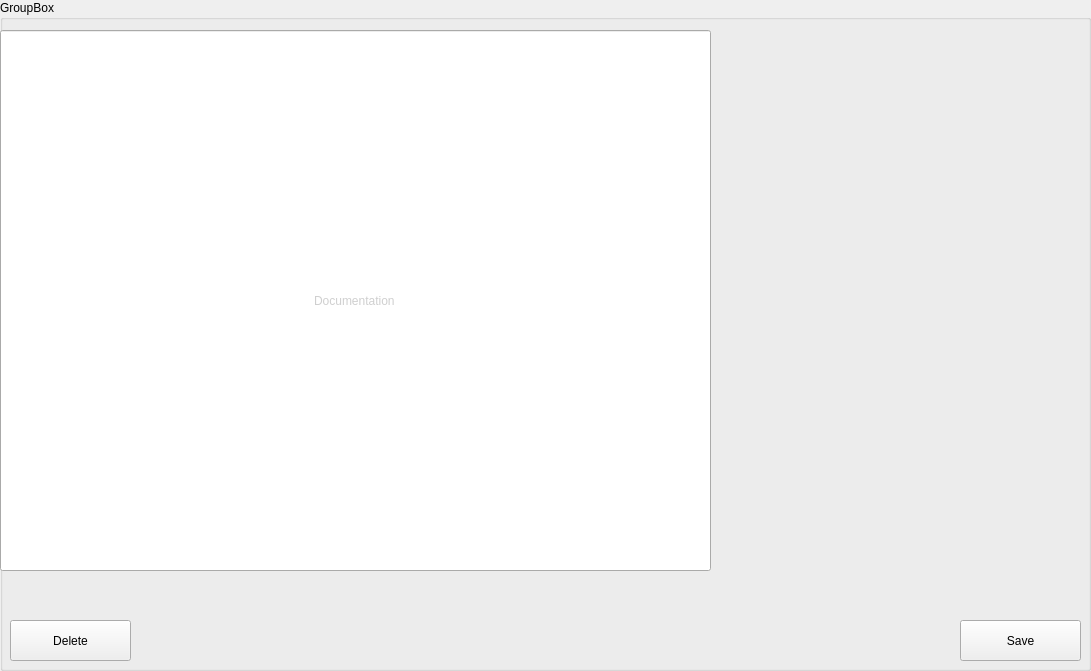
    <widget class="QGroupBox" name="groupBox_3">
     <property name="geometry">
      <rect>
       <x>440</x>
       <y>60</y>
       <width>1091</width>
       <height>671</height>
      </rect>
     </property>
     <property name="title">
      <string>GroupBox</string>
     </property>
     <widget class="QLineEdit" name="lineEdit_12">
      <property name="geometry">
       <rect>
        <x>0</x>
        <y>30</y>
        <width>711</width>
        <height>541</height>
       </rect>
      </property>
      <property name="palette">
       <palette>
        <active>
         <colorrole role="WindowText">
          <brush brushstyle="SolidPattern">
           <color alpha="255">
            <red>0</red>
            <green>0</green>
            <blue>0</blue>
           </color>
          </brush>
         </colorrole>
         <colorrole role="Button">
          <brush brushstyle="SolidPattern">
           <color alpha="255">
            <red>238</red>
            <green>238</green>
            <blue>236</blue>
           </color>
          </brush>
         </colorrole>
         <colorrole role="Light">
          <brush brushstyle="SolidPattern">
           <color alpha="255">
            <red>255</red>
            <green>255</green>
            <blue>255</blue>
           </color>
          </brush>
         </colorrole>
         <colorrole role="Midlight">
          <brush brushstyle="SolidPattern">
           <color alpha="255">
            <red>246</red>
            <green>246</green>
            <blue>245</blue>
           </color>
          </brush>
         </colorrole>
         <colorrole role="Dark">
          <brush brushstyle="SolidPattern">
           <color alpha="255">
            <red>119</red>
            <green>119</green>
            <blue>118</blue>
           </color>
          </brush>
         </colorrole>
         <colorrole role="Mid">
          <brush brushstyle="SolidPattern">
           <color alpha="255">
            <red>159</red>
            <green>159</green>
            <blue>157</blue>
           </color>
          </brush>
         </colorrole>
         <colorrole role="Text">
          <brush brushstyle="SolidPattern">
           <color alpha="255">
            <red>207</red>
            <green>207</green>
            <blue>207</blue>
           </color>
          </brush>
         </colorrole>
         <colorrole role="BrightText">
          <brush brushstyle="SolidPattern">
           <color alpha="255">
            <red>255</red>
            <green>255</green>
            <blue>255</blue>
           </color>
          </brush>
         </colorrole>
         <colorrole role="ButtonText">
          <brush brushstyle="SolidPattern">
           <color alpha="255">
            <red>0</red>
            <green>0</green>
            <blue>0</blue>
           </color>
          </brush>
         </colorrole>
         <colorrole role="Base">
          <brush brushstyle="SolidPattern">
           <color alpha="255">
            <red>255</red>
            <green>255</green>
            <blue>255</blue>
           </color>
          </brush>
         </colorrole>
         <colorrole role="Window">
          <brush brushstyle="SolidPattern">
           <color alpha="255">
            <red>238</red>
            <green>238</green>
            <blue>236</blue>
           </color>
          </brush>
         </colorrole>
         <colorrole role="Shadow">
          <brush brushstyle="SolidPattern">
           <color alpha="255">
            <red>0</red>
            <green>0</green>
            <blue>0</blue>
           </color>
          </brush>
         </colorrole>
         <colorrole role="AlternateBase">
          <brush brushstyle="SolidPattern">
           <color alpha="255">
            <red>246</red>
            <green>246</green>
            <blue>245</blue>
           </color>
          </brush>
         </colorrole>
         <colorrole role="ToolTipBase">
          <brush brushstyle="SolidPattern">
           <color alpha="255">
            <red>255</red>
            <green>255</green>
            <blue>220</blue>
           </color>
          </brush>
         </colorrole>
         <colorrole role="ToolTipText">
          <brush brushstyle="SolidPattern">
           <color alpha="255">
            <red>0</red>
            <green>0</green>
            <blue>0</blue>
           </color>
          </brush>
         </colorrole>
        </active>
        <inactive>
         <colorrole role="WindowText">
          <brush brushstyle="SolidPattern">
           <color alpha="255">
            <red>0</red>
            <green>0</green>
            <blue>0</blue>
           </color>
          </brush>
         </colorrole>
         <colorrole role="Button">
          <brush brushstyle="SolidPattern">
           <color alpha="255">
            <red>238</red>
            <green>238</green>
            <blue>236</blue>
           </color>
          </brush>
         </colorrole>
         <colorrole role="Light">
          <brush brushstyle="SolidPattern">
           <color alpha="255">
            <red>255</red>
            <green>255</green>
            <blue>255</blue>
           </color>
          </brush>
         </colorrole>
         <colorrole role="Midlight">
          <brush brushstyle="SolidPattern">
           <color alpha="255">
            <red>246</red>
            <green>246</green>
            <blue>245</blue>
           </color>
          </brush>
         </colorrole>
         <colorrole role="Dark">
          <brush brushstyle="SolidPattern">
           <color alpha="255">
            <red>119</red>
            <green>119</green>
            <blue>118</blue>
           </color>
          </brush>
         </colorrole>
         <colorrole role="Mid">
          <brush brushstyle="SolidPattern">
           <color alpha="255">
            <red>159</red>
            <green>159</green>
            <blue>157</blue>
           </color>
          </brush>
         </colorrole>
         <colorrole role="Text">
          <brush brushstyle="SolidPattern">
           <color alpha="255">
            <red>207</red>
            <green>207</green>
            <blue>207</blue>
           </color>
          </brush>
         </colorrole>
         <colorrole role="BrightText">
          <brush brushstyle="SolidPattern">
           <color alpha="255">
            <red>255</red>
            <green>255</green>
            <blue>255</blue>
           </color>
          </brush>
         </colorrole>
         <colorrole role="ButtonText">
          <brush brushstyle="SolidPattern">
           <color alpha="255">
            <red>0</red>
            <green>0</green>
            <blue>0</blue>
           </color>
          </brush>
         </colorrole>
         <colorrole role="Base">
          <brush brushstyle="SolidPattern">
           <color alpha="255">
            <red>255</red>
            <green>255</green>
            <blue>255</blue>
           </color>
          </brush>
         </colorrole>
         <colorrole role="Window">
          <brush brushstyle="SolidPattern">
           <color alpha="255">
            <red>238</red>
            <green>238</green>
            <blue>236</blue>
           </color>
          </brush>
         </colorrole>
         <colorrole role="Shadow">
          <brush brushstyle="SolidPattern">
           <color alpha="255">
            <red>0</red>
            <green>0</green>
            <blue>0</blue>
           </color>
          </brush>
         </colorrole>
         <colorrole role="AlternateBase">
          <brush brushstyle="SolidPattern">
           <color alpha="255">
            <red>246</red>
            <green>246</green>
            <blue>245</blue>
           </color>
          </brush>
         </colorrole>
         <colorrole role="ToolTipBase">
          <brush brushstyle="SolidPattern">
           <color alpha="255">
            <red>255</red>
            <green>255</green>
            <blue>220</blue>
           </color>
          </brush>
         </colorrole>
         <colorrole role="ToolTipText">
          <brush brushstyle="SolidPattern">
           <color alpha="255">
            <red>0</red>
            <green>0</green>
            <blue>0</blue>
           </color>
          </brush>
         </colorrole>
        </inactive>
        <disabled>
         <colorrole role="WindowText">
          <brush brushstyle="SolidPattern">
           <color alpha="255">
            <red>119</red>
            <green>119</green>
            <blue>118</blue>
           </color>
          </brush>
         </colorrole>
         <colorrole role="Button">
          <brush brushstyle="SolidPattern">
           <color alpha="255">
            <red>238</red>
            <green>238</green>
            <blue>236</blue>
           </color>
          </brush>
         </colorrole>
         <colorrole role="Light">
          <brush brushstyle="SolidPattern">
           <color alpha="255">
            <red>255</red>
            <green>255</green>
            <blue>255</blue>
           </color>
          </brush>
         </colorrole>
         <colorrole role="Midlight">
          <brush brushstyle="SolidPattern">
           <color alpha="255">
            <red>246</red>
            <green>246</green>
            <blue>245</blue>
           </color>
          </brush>
         </colorrole>
         <colorrole role="Dark">
          <brush brushstyle="SolidPattern">
           <color alpha="255">
            <red>119</red>
            <green>119</green>
            <blue>118</blue>
           </color>
          </brush>
         </colorrole>
         <colorrole role="Mid">
          <brush brushstyle="SolidPattern">
           <color alpha="255">
            <red>159</red>
            <green>159</green>
            <blue>157</blue>
           </color>
          </brush>
         </colorrole>
         <colorrole role="Text">
          <brush brushstyle="SolidPattern">
           <color alpha="255">
            <red>119</red>
            <green>119</green>
            <blue>118</blue>
           </color>
          </brush>
         </colorrole>
         <colorrole role="BrightText">
          <brush brushstyle="SolidPattern">
           <color alpha="255">
            <red>255</red>
            <green>255</green>
            <blue>255</blue>
           </color>
          </brush>
         </colorrole>
         <colorrole role="ButtonText">
          <brush brushstyle="SolidPattern">
           <color alpha="255">
            <red>119</red>
            <green>119</green>
            <blue>118</blue>
           </color>
          </brush>
         </colorrole>
         <colorrole role="Base">
          <brush brushstyle="SolidPattern">
           <color alpha="255">
            <red>238</red>
            <green>238</green>
            <blue>236</blue>
           </color>
          </brush>
         </colorrole>
         <colorrole role="Window">
          <brush brushstyle="SolidPattern">
           <color alpha="255">
            <red>238</red>
            <green>238</green>
            <blue>236</blue>
           </color>
          </brush>
         </colorrole>
         <colorrole role="Shadow">
          <brush brushstyle="SolidPattern">
           <color alpha="255">
            <red>0</red>
            <green>0</green>
            <blue>0</blue>
           </color>
          </brush>
         </colorrole>
         <colorrole role="AlternateBase">
          <brush brushstyle="SolidPattern">
           <color alpha="255">
            <red>238</red>
            <green>238</green>
            <blue>236</blue>
           </color>
          </brush>
         </colorrole>
         <colorrole role="ToolTipBase">
          <brush brushstyle="SolidPattern">
           <color alpha="255">
            <red>255</red>
            <green>255</green>
            <blue>220</blue>
           </color>
          </brush>
         </colorrole>
         <colorrole role="ToolTipText">
          <brush brushstyle="SolidPattern">
           <color alpha="255">
            <red>0</red>
            <green>0</green>
            <blue>0</blue>
           </color>
          </brush>
         </colorrole>
        </disabled>
       </palette>
      </property>
      <property name="text">
       <string>Documentation</string>
      </property>
      <property name="alignment">
       <set>Qt::AlignCenter</set>
      </property>
     </widget>
     <widget class="QPushButton" name="pushButton_13">
      <property name="geometry">
       <rect>
        <x>10</x>
        <y>620</y>
        <width>121</width>
        <height>41</height>
       </rect>
      </property>
      <property name="text">
       <string>Delete</string>
      </property>
     </widget>
     <widget class="QPushButton" name="pushButton_14">
      <property name="geometry">
       <rect>
        <x>960</x>
        <y>620</y>
        <width>121</width>
        <height>41</height>
       </rect>
      </property>
      <property name="text">
       <string>Save</string>
      </property>
     </widget>
    </widget>
